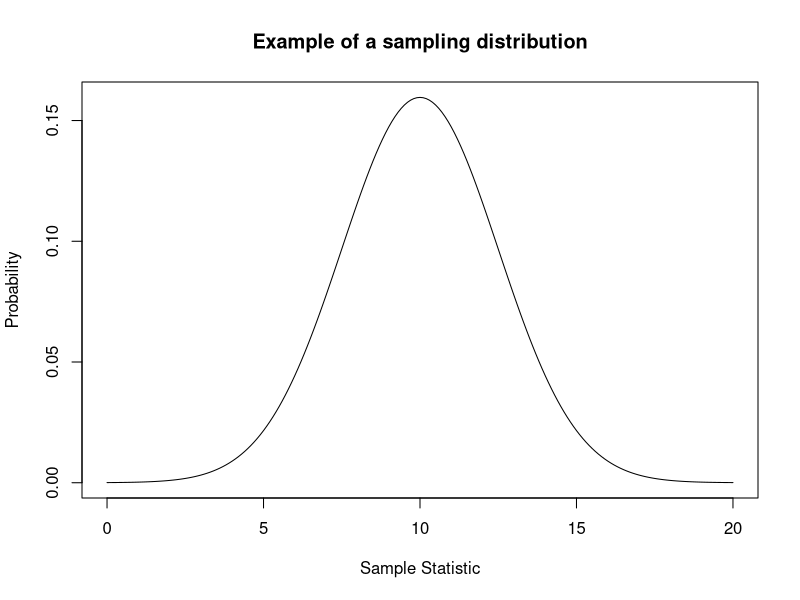
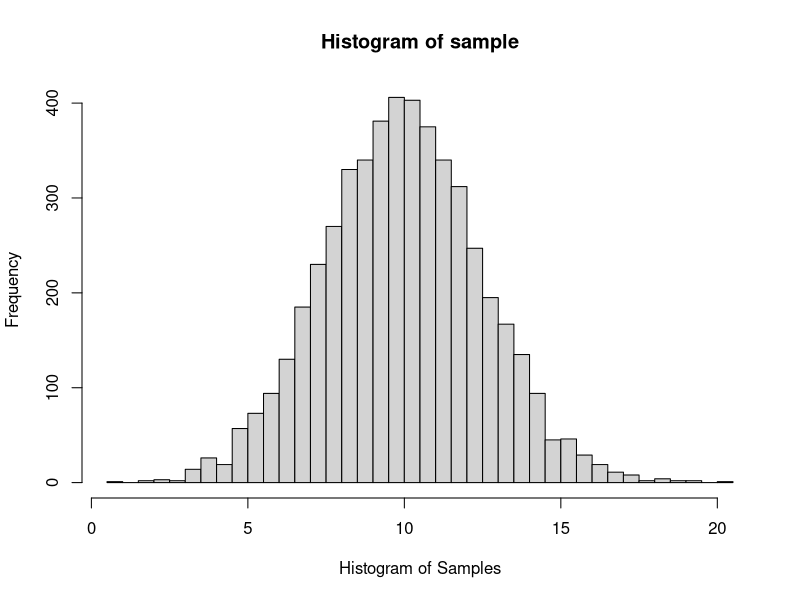
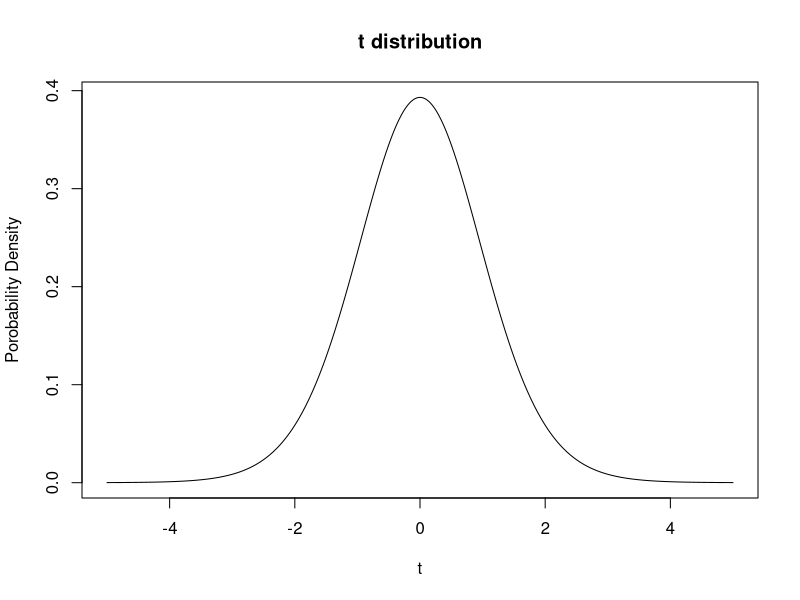
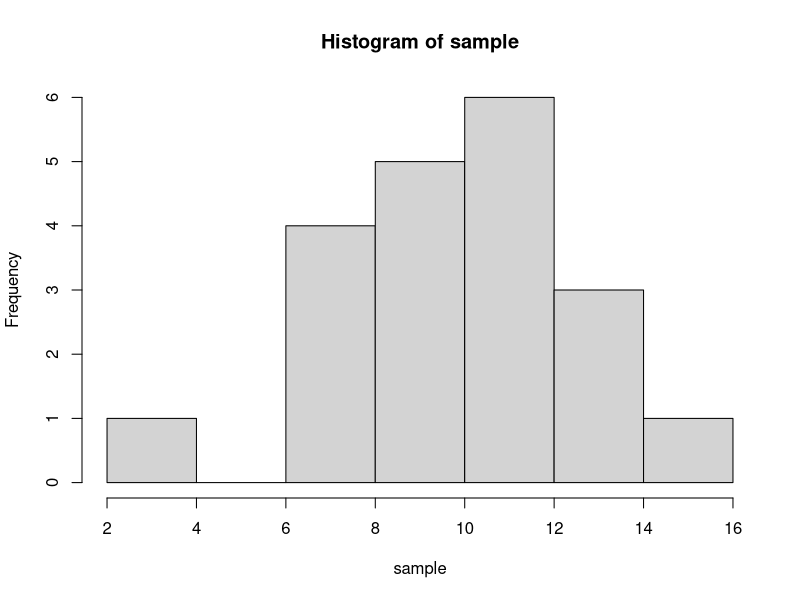
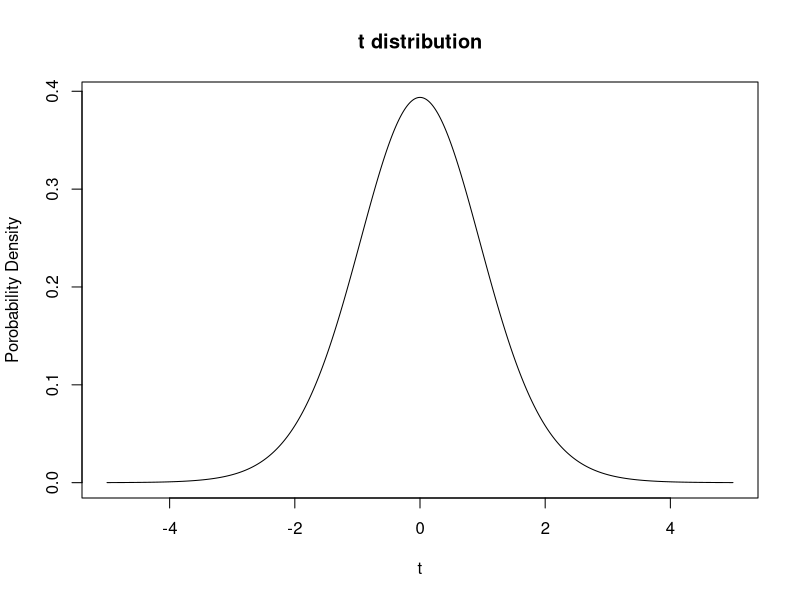
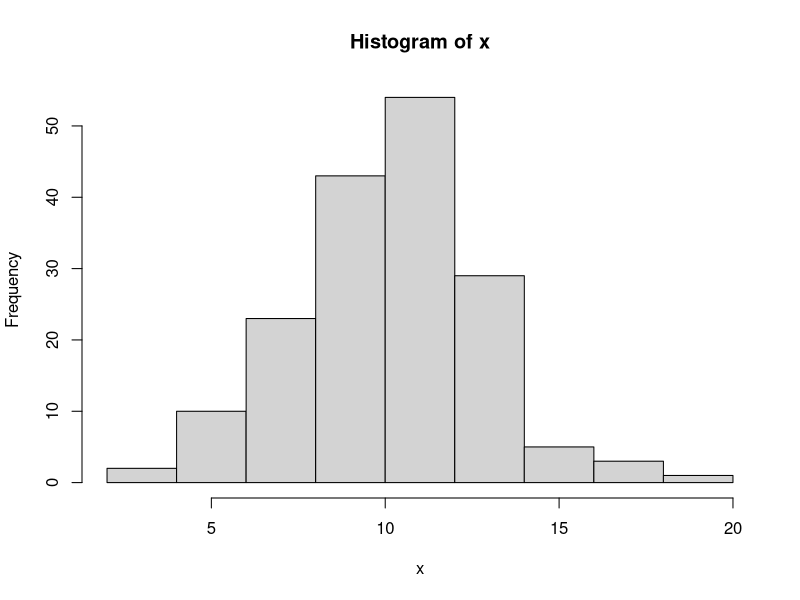
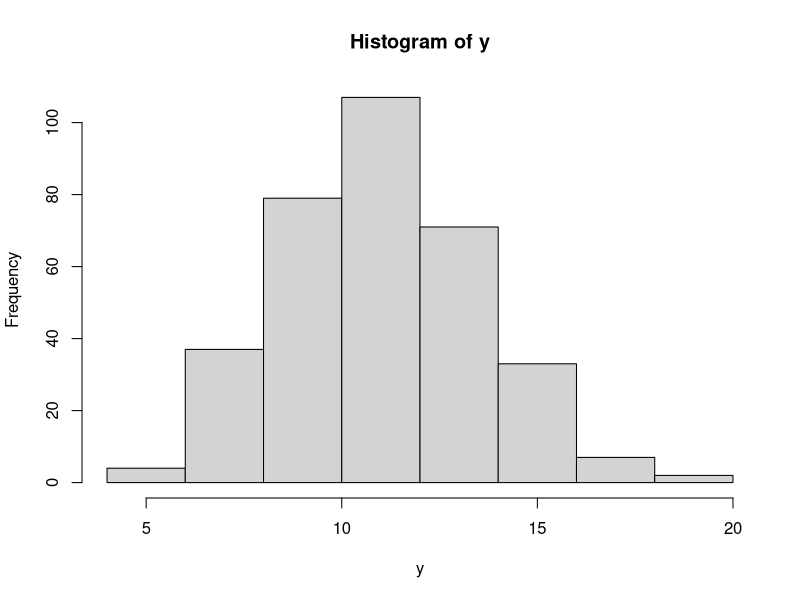
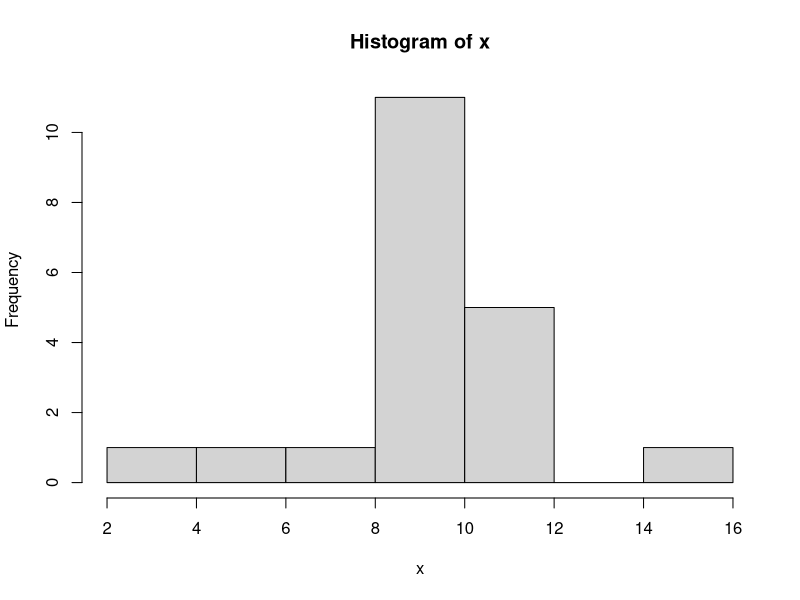

The R source for these figures, in order:
## ---- chunk 1
# let's create a super basic normal distribution to represent a sampling distribution.
# the mean of our distribution will be 10 and the standard deviation will be 2.5. 
x = seq(0, 20, by = .1)
y = dnorm(x, mean = 10, sd = 2.5)

# Now we plot the distribution using plot().  
plot(x,y,type = 'l', main = "Example of a sampling distribution", ylab = 'Probability',
     xlab = 'Sample Statistic')

# Now let's draw a single sample from an identical sampling distribution using the rnorm function.
# If you are not familiar with rnorm, try running help(rnorm) and see what comes up. The mean of our 
# sample will be 10 and the standard deviation will be 2.5. Store this sample in a
# variable called sample.
help(rnorm)
sample = rnorm(1, mean = 10, sd = 2.5)
print(x)

#Now let's draw 5000 samples from an identical distribution and see what they look like using the 
#hist() function. Store these samples in a variable called sample again. Try help(hist) if stuck.
sample = rnorm(5000, mean = 10, sd = 2.5)
hist(sample, breaks = 30, xlab = "Histogram of Samples")
## ---- chunk 2
# What does our t distribution look like?
x = seq(-5,5,by = 0.001)
tdistr = dt(x,17)
plot(x,tdistr,type = "l",main = "t distribution",xlab = "t",ylab = "Porobability Density") 

# Look at the plot and then append the code below to your plot to create a rejection region. 
# + polygon(c(x[x> = 1.73], max(x), 1.73), c(tdistr[x> = 1.73], 0, 0), col = "red") #


## ---- chunk 3
# First set the sample size we are going to use when we draw our sample. Let's do a sample size of 20 and
# call the variable n
n = 20

# Create a sample to use via the rnorm command. Call this variable "sample".
# Give it a mean of 10 and a standard deviation of 2.5
# plot it in a histogram using hist()
sample = rnorm(n, mean = 10, sd = 2.5)

hist(sample)

# Quickly remake the t distribution, by copying the code we used last time. 
x = seq(-5,5,by = 0.001)
tdistr = dt(x,n-1)
plot(x,tdistr,type = "l",main = "t distribution",xlab = "t",ylab = "Porobability Density")

# what's our t value and where is it on the distribution?  What do you predict for the result of
# the test?
obs_t = (mean(sample)-10)/(sd(sample)/sqrt(length(sample)))

# R's t-test function is called t.test. run help(t.test) to get a feel for the function.

# do the t.test:
# remember, the mean of our null is 10 and we want to do a right, one-sided test (greater than).
t.test(sample,mu = 10,alternative="g")

# There are a lot of outputs, but for our purposes we want to focus on 
# the p-value. 
## ---- chunk 4
N_iter = 20000
h_out = 0
alpha = 0.05
for (i in 1:N_iter){
  x = rnorm(n, mean = 10, sd = 2.5)
  p=t.test(x,mu = 10,alternative = "g")[["p.value"]]
  if (p < alpha){
  h_out = h_out+1
  }
  }
# So what's the rate of type I error?

h_out/N_iter

# It should be close to our significance level!  If H0 is true and we
# reject the Null we are out in the tail of distribution by chance.  And
# alpha is the probability of that!

# Ok that's all for now.  Go back to slides.
## ---- chunk 5
# First make 2 large samples using rnorm again. let's say 200 and 400 samples each. 
# Call the variables x and y.The mean of x will be 10 and the mean of y will be 11. 
# Set the standard deviation to 2.5 
x = rnorm(170, mean = 10, sd = 2.5)
y = rnorm(340, mean = 11, sd = 2.5)

# Look at them using hist().

hist(x)
hist(y)

# Very cute, but let's reduce the number of data points to make this a
# little more messy, I mean realistic. Let's do sample sizes of x = 20 and y = 40 (same sd).

x = rnorm(20, mean = 10, sd = 2.5)
y = rnorm(40, mean = 11, sd = 2.5)

# Look at them using hist().

hist(x)
hist(y)
## ---- chunk 6
# Here I made the variances equal. In practice if we are using a two
# sample t test and allowing ourselves to assume equal variances then we
# compute what is called the pooled standard deviation. 

sp = ((length(x)-1)*sd(x)^2+(length(y)-1)*sd(y)^2)/(length(x)+length(y)-2)
sp = sqrt(sp)

# Then we need to think about our H0 for a moment.

# Let's say our H0 is that the population means are equal.ie mean(x)=mean(y).
# So we can calculate our t statistic as follows:
  
obs_t = (mean(x)-mean(y))/sqrt((sp^2)/length(x)+(sp^2)/length(y))

# Now we need to think about our Ha.  Let's say we thought it might be the
# case that mean(x) < mean(y), That means our t stat would be out there in the left
# tail of the distribution.  Think about an extreme case where we would feel confident
# in saying mean(x) < mean(y).  Imagine mean(x) was 0 and
# mean(y) was 1000.  If the samples were large and xbar ~mean(x) and ybar ~mean(y) then
# tstat would be large and negative! This means to the left.

# Ok so what does our t distribution look like?  Where does our observed
# value of t land?  What does that imply for our testing?

tdistr = dt(seq(-5,5,by = .1),length(x)+length(y)-2)
plot(seq(-5,5,by=.1),tdistr,type = "l",main = "t distribution, 2 samp test example",xlab = "",ylab = "")

# Ok now use the t.test to perform a two-sample t-test. We do not need to set mu, instead we need to 
# input both samples into t.test(). We also need to specify that the variances of our samples are 
# equal and that we want a "left" or "lesser" one-sided t-test. 
t.test(x,y,var.equal=TRUE, alternative = "l")

# Do the results of the t-test confirm your suspicions?

# Note the test can also be done without assuming the variances are equal

# In this case the t stat is a bit easier to calculate.  
# No pooled sd. However this test is less accurate than 
# a test made with the assumption of equal variances.
t.test(x,y,var.equal=FALSE, alternative = "l")

# Due to this approximation the test stat is only approximately t
# distributed so you only get approximately alpha significance.
## ---- chunk 7
# Ok we need two samples again. Let's call them x and y again. 
# Set both sample sizes to 200. Set the mean of one of x to 10 and the mean of y to 11. 
# Standard deviation for both is 2.5

x = rnorm(n, mean = 10, sd = 2.5)
y = rnorm(n, mean = 11, sd = 2.5)

# Ok, so what are our diffs? does the order matter? In this case our HA is that mean(x)<mean(y), so we 
# are going to calculate the diffs as x-y with our expectation being that there will be a negative 
# difference if the null is false. 
  
the_diffs=x-y

# What's our H0?  Let's say it is that the means are equal again.

# What's our t stat?

obs_t = mean(the_diffs)/(sd(the_diffs)/sqrt(length(the_diffs)))

# What does our t distribution look like? Where is our observed t value?
# What's the likely outcome of our test?

tdistr = dt(seq(-5,5,by=.1),length(the_diffs)-1)
plot(seq(-5,5,by=.1),tdistr,type = "l",main = "t distribution, paired test example",xlab = "",ylab = "")

# What's our Ha?  Let's say that it is mean(x)<mean(y), so we need to look at a
# rejection region in the left tail of the distribution.
# Ok, do the test. It's t.test again but this time we are going to specify that they are paired. 

t.test(x,y,paired = TRUE, alternative = "l")
